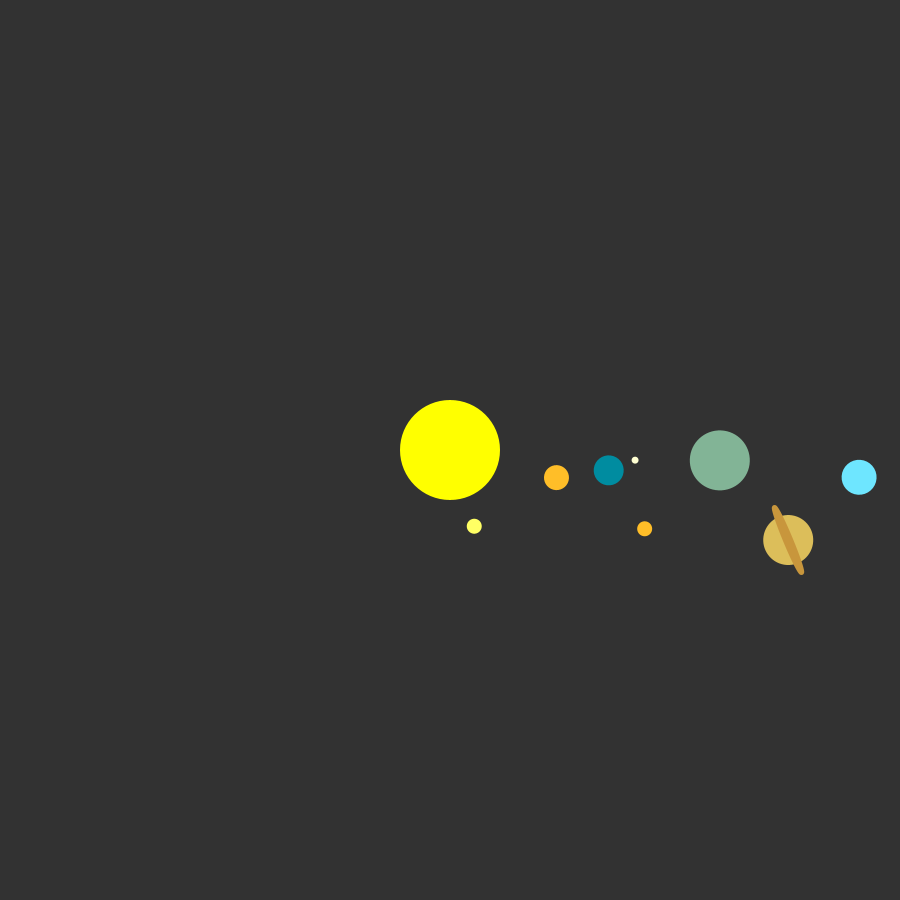
Frame 1 (no input)
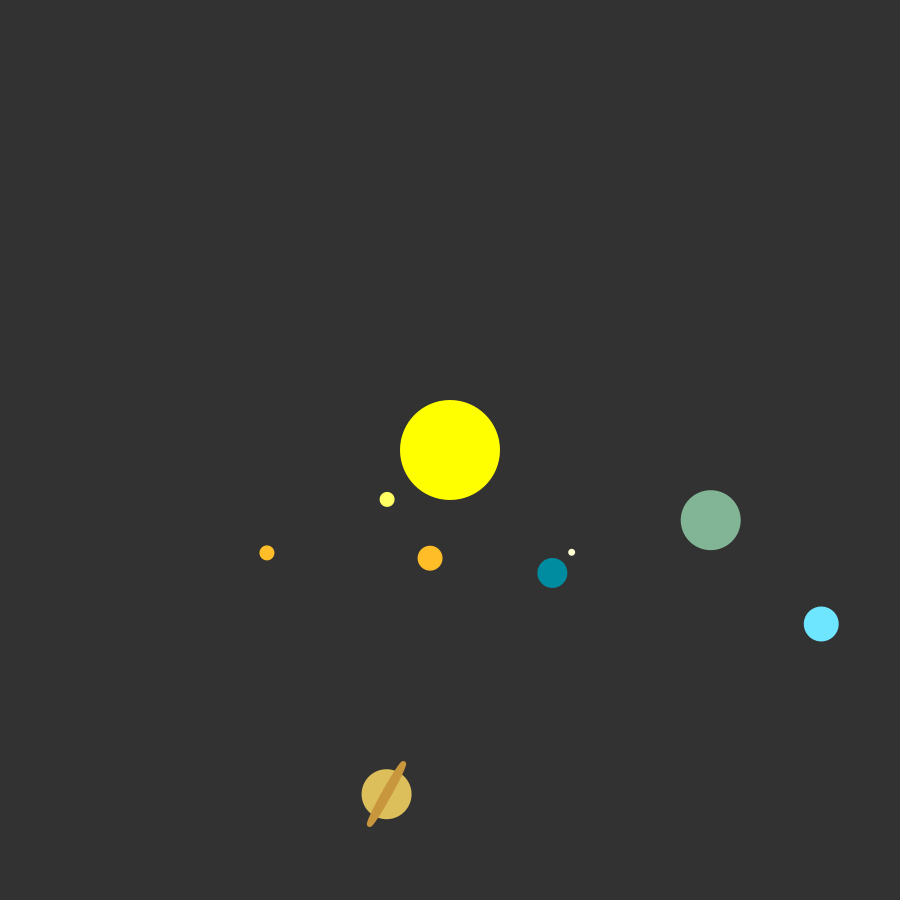
Frame 60 (the mouse pressed at the canvas centre just before this capture)
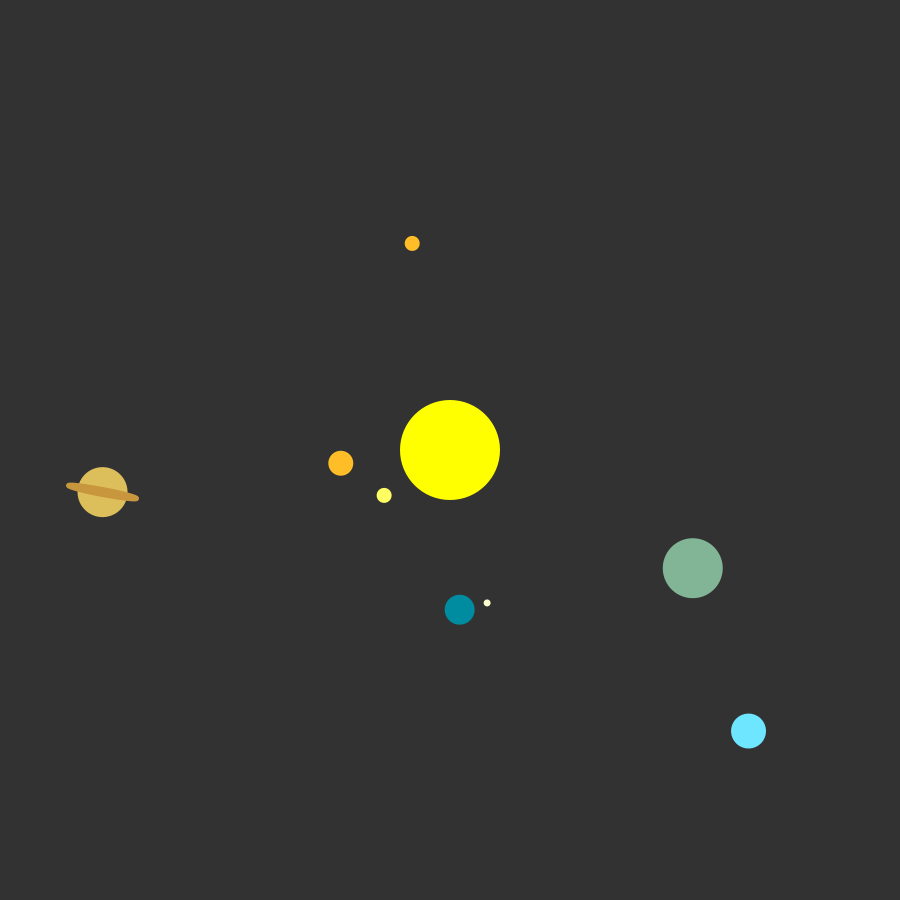
Frame 120 (the mouse held since frame 60 and released just before this capture)

The Processing sketch that drew these frames (run headless with seeded random() and noise(); from frame 60 on, the mouse is pressed at the canvas centre):

// Processing sketch: processing_60819
// ── processing_60819.pde

void setup() {
  size(900,900);
  smooth();
  colorMode(RGB);
}

void draw() {
  background(50); 
  
  translate(width/2, height/2);
  
  //sonne
  fill(255,255,0);
  noStroke();
  ellipseMode(CENTER);
  ellipse(0,0,100,100);
  
  //merkur
  pushMatrix();
  rotate(millis() * 0.001 * TWO_PI);
  translate(80,0);
  
  fill(255,255,100);
  ellipse(0,0,15,15);
  popMatrix();
  
  //venus
  pushMatrix();
  rotate(millis() * 0.001 * TWO_PI / 5.0);
  translate(110,0);
  
  fill(255,190,40);
  ellipse(0,0,25,25);
  popMatrix();

  //erde
  pushMatrix();
  rotate(millis() * 0.001 * TWO_PI / 10.0);
  translate(160,0);
  
  fill(0,140,160);
  ellipse(0,0,30,30);
  
  //mond
  rotate(millis() *0.001 * -TWO_PI );
  translate(20,20);
  fill(255,255,210);
  ellipse(0,0,7,7);
  
  popMatrix();
  
  //mars
  pushMatrix();
  rotate(millis() * 0.0003 * TWO_PI);
  translate(210,0);
  
  fill(255,190,40);
  ellipse(0,0,15,15);
  popMatrix();

  //jupiter
  pushMatrix();
  rotate(millis() * 0.00003 * TWO_PI);
  translate(270,0);
  
  fill(130,180,150);
  ellipse(0,0,60,60);
  popMatrix();
  
  //saturn
  pushMatrix();
  rotate(millis() * 0.0002 * TWO_PI);
  translate(350,0);
  
  fill(220,190,90);
  ellipse(0,0,50,50);

  pushStyle();
  rotate(millis() * 0.0005 * -TWO_PI );
  noFill();
  strokeWeight(5);
  stroke(200,150,60);
  ellipse(0,0,5,70);
  popStyle();
  popMatrix();
  
  //uranus
  pushMatrix();
  rotate(millis() * 0.00005 * TWO_PI);
  translate(410,0);
  
  fill(110,230,255);
  ellipse(0,0,35,35);
  popMatrix();
}
